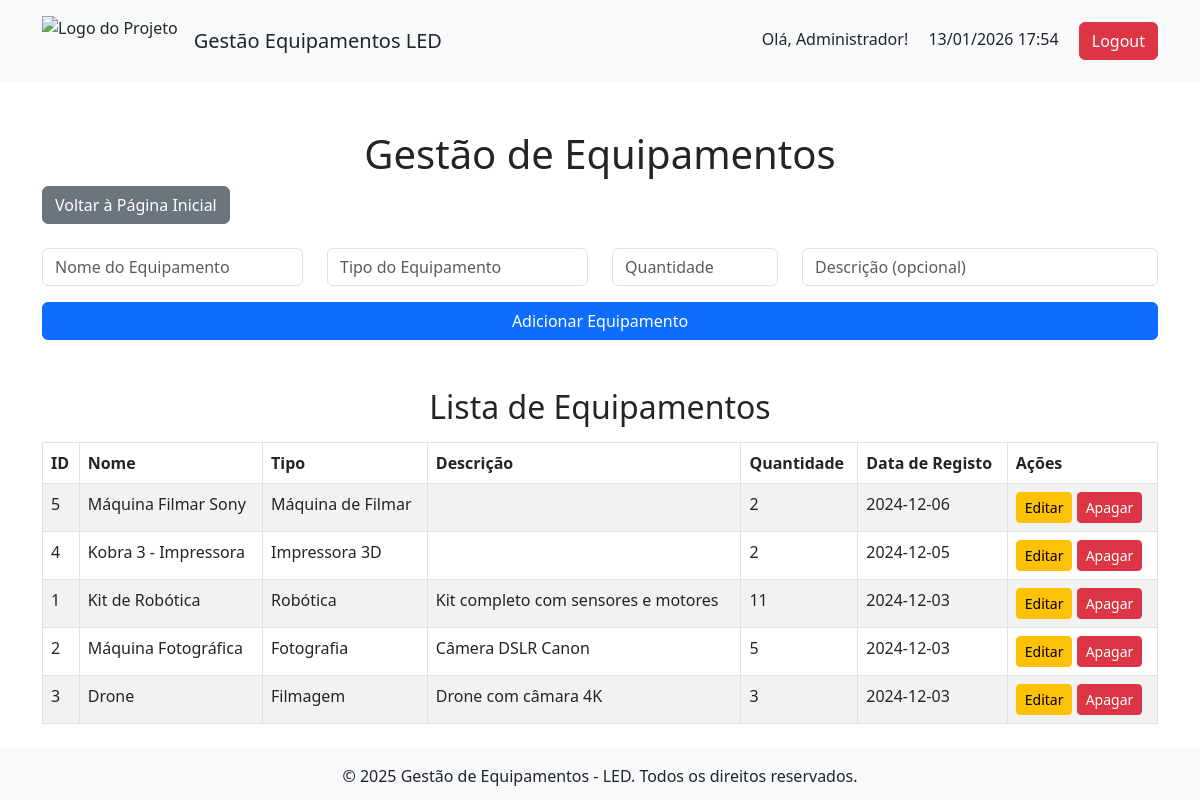
Screenshot of /lista_equipamentos.php (signed in) with the database file from the repository.
### tables this page shows
CREATE TABLE IF NOT EXISTS `equipamentos` (
  `id` int NOT NULL AUTO_INCREMENT,
  `nome` varchar(255) NOT NULL,
  `tipo` varchar(255) NOT NULL,
  `descricao` text,
  `quantidade` int NOT NULL,
  `data_registo` date NOT NULL,
  PRIMARY KEY (`id`)
);

### lista_equipamentos.php (the view, shortened to what this page needs)
<?php
include 'db_connect.php';
include 'header.php';
$result = $conn->query("SELECT * FROM equipamentos ORDER BY data_registo DESC");
?>
<div class="container mt-5">
    <h1 class="text-center">Gestão de Equipamentos</h1>
    <div class="d-flex justify-content-start mb-4">
        <a href="index.php" class="btn btn-secondary">Voltar à Página Inicial</a>
    </div>
    <form method="POST" class="mt-4">
        <div class="row mb-3">
            <div class="col-md-3">
                <input type="text" name="nome" class="form-control" placeholder="Nome do Equipamento" required>
            </div>
            <div class="col-md-3">
                <input type="text" name="tipo" class="form-control" placeholder="Tipo do Equipamento" required>
            </div>
            <div class="col-md-2">
                <input type="number" name="quantidade" class="form-control" placeholder="Quantidade" required>
            </div>
            <div class="col-md-4">
                <input type="text" name="descricao" class="form-control" placeholder="Descrição (opcional)">
            </div>
        </div>
        <button type="submit" name="adicionar" class="btn btn-primary w-100">Adicionar Equipamento</button>
    </form>
    <div class="mt-5">
        <h2 class="text-center">Lista de Equipamentos</h2>
        <table class="table table-bordered table-striped mt-3">
            <thead>
                <tr>
                    <th>ID</th>
                    <th>Nome</th>
                    <th>Tipo</th>
                    <th>Descrição</th>
                    <th>Quantidade</th>
                    <th>Data de Registo</th>
                    <th>Ações</th>
                </tr>
            </thead>
            <tbody>
                <?php while ($row = $result->fetch_assoc()): ?>
                    <tr>
                        <td><?php echo $row['id']; ?></td>
                        <td><?php echo htmlspecialchars($row['nome']); ?></td>
                        <td><?php echo htmlspecialchars($row['tipo']); ?></td>
                        <td><?php echo htmlspecialchars($row['descricao']); ?></td>
                        <td><?php echo $row['quantidade']; ?></td>
                        <td><?php echo $row['data_registo']; ?></td>
                        <td>
                            <a href="editar_equipamento.php?id=<?php echo $row['id']; ?>" class="btn btn-warning btn-sm">Editar</a>
                            <a href="lista_equipamentos.php?delete=<?php echo $row['id']; ?>" class="btn btn-danger btn-sm" onclick="return confirm('Tem certeza que deseja apagar este equipamento?')">Apagar</a>
                        </td>
                    </tr>
                <?php endwhile; ?>
            </tbody>
        </table>
    </div>
</div>
<?php include 'footer.php'; ?>

### rows the page displays
equipamentos: id "5", nome "Máquina Filmar Sony", tipo "Máquina de Filmar", quantidade "2", data_registo "2024-12-06"
equipamentos: id "4", nome "Kobra 3 - Impressora", tipo "Impressora 3D", quantidade "2", data_registo "2024-12-05"
equipamentos: id "1", nome "Kit de Robótica", tipo "Robótica", descricao "Kit completo com sensores e motores", quantidade "11", data_registo "2024-12-03"
equipamentos: id "2", nome "Máquina Fotográfica", tipo "Fotografia", descricao "Câmera DSLR Canon", quantidade "5", data_registo "2024-12-03"
equipamentos: id "3", nome "Drone", tipo "Filmagem", descricao "Drone com câmara 4K", quantidade "3", data_registo "2024-12-03"

### other values shown
$_SESSION['user_name'] "Administrador"
